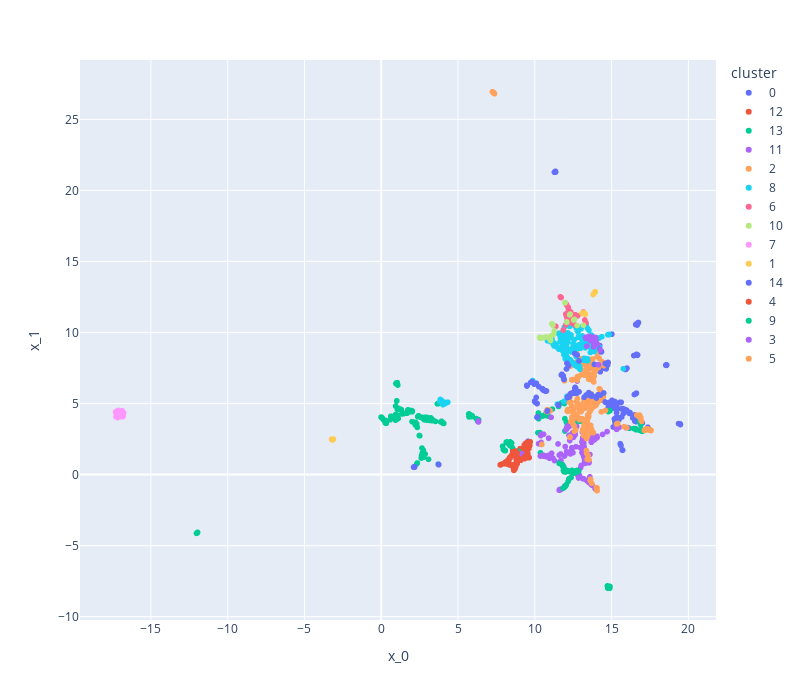

Source (notebook cell):
### Code cell
from src.tools.vis_utils import plot_clusters
embedding = reduce_umap(y_df.drop(columns="cluster"), n_components=2, n_neighbors=15, metric="euclidean")[0]
embedding["cluster"] = y_df["cluster"]
plot_clusters(embedding)
